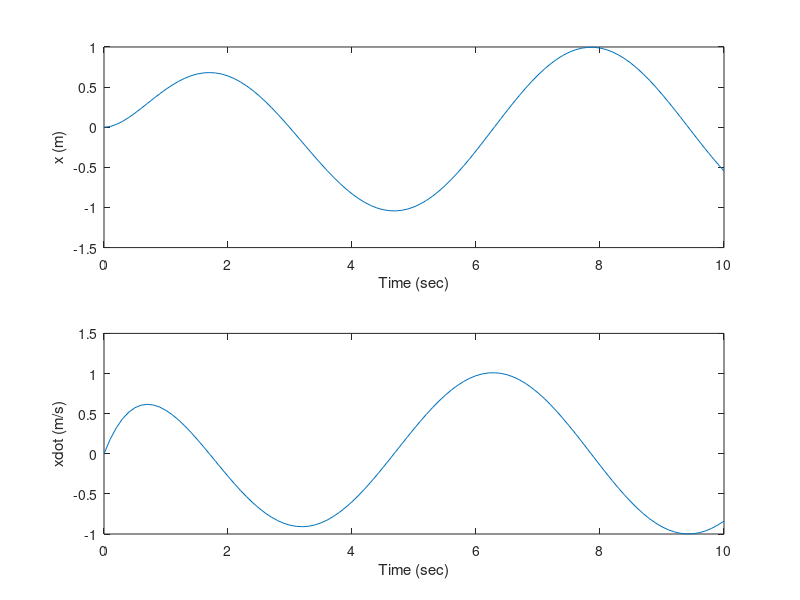
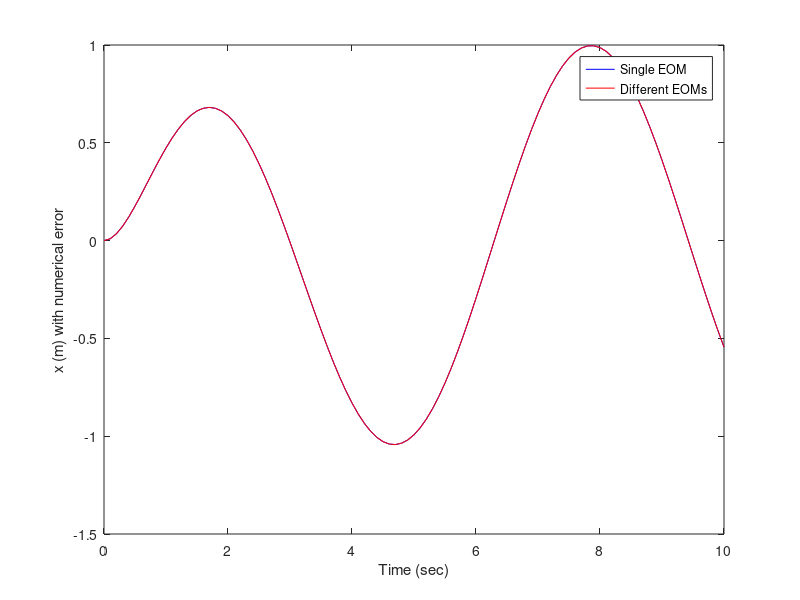

These figures' MATLAB source, in order:
function shaking_mass_example_022417

clear;
close all;

% Properties
global m c k w;
m = 1;
c = 2;
k = 1;
w = 1;

% Initial Conditions
x0 = 0;
xdot0 = 0;
X0 = [x0;xdot0];
t0 = 0;
tf = 10;
dt = 0.1;
tspan = t0:dt:tf;

% Differential Equation
[~, X] = ode45(@shaking_mass_fun, tspan, X0);
X = X';
[~, X1] = ode45(@shaking_mass_fun_1, tspan, X0);
X1 = X1';
[~, X2] = ode45(@shaking_mass_fun_2, tspan, X0);
X2 = X2';
X12 = X1+X2;

% Analyze Data
numpts = numel(tspan);
x = zeros(1,numpts);
xdot = x;
x12 = x;
for i = 1:numpts
    x(i) = X(1,i);
    xdot(i) = X(2,i);
    
    x12(i) = X12(1,i);
end

% Plotting
figure(1);
subplot(2,1,1);
plot(tspan, x);
xlabel('Time (sec)');
ylabel('x (m)');

subplot(2,1,2);
plot(tspan, xdot);
xlabel('Time (sec)');
ylabel('xdot (m/s)');

figure(2);
plot(tspan, x, 'b-', tspan, x12, 'r-');
xlabel('Time (sec)');
ylabel('x (m) with numerical error');
legend('Single EOM', 'Different EOMs')

end


function Xdot = shaking_mass_fun(t, X)
global c m k;
x = X(1);
xdot = X(2);

xddot = 1/m*time_fun_1(t)+1/m*time_fun_2(t)-c/m*xdot-k/m*x;

Xdot = [xdot;xddot];
end

function Xdot = shaking_mass_fun_1(t, X)
global c m k;
x = X(1);
xdot = X(2);

xddot = 1/m*time_fun_1(t)-c/m*xdot-k/m*x;

Xdot = [xdot;xddot];
end

function Xdot = shaking_mass_fun_2(t, X)
global c m k;
x = X(1);
xdot = X(2);

xddot = 1/m*time_fun_2(t)-c/m*xdot-k/m*x;

Xdot = [xdot;xddot];
end

function fun_out = time_fun_1(t)
global w;
if t < 11
    fun_out = cos(w*t);
else
    fun_out = 0;
end

end

function fun_out = time_fun_2(t)
global w;
fun_out = cos(w*t);
end

